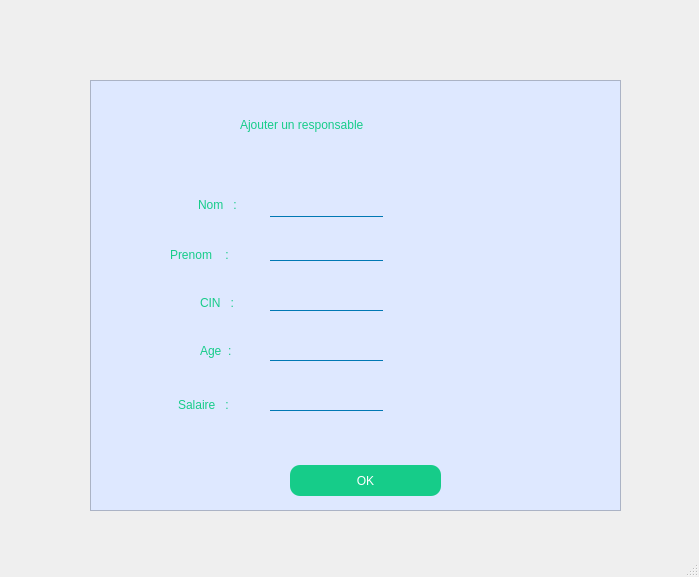
<?xml version="1.0" encoding="UTF-8"?>
<ui version="4.0">
 <class>Responsable</class>
 <widget class="QMainWindow" name="Responsable">
  <property name="geometry">
   <rect>
    <x>0</x>
    <y>0</y>
    <width>699</width>
    <height>577</height>
   </rect>
  </property>
  <property name="windowTitle">
   <string>MainWindow</string>
  </property>
  <property name="styleSheet">
   <string notr="true">QLineEdit {
background: transparent;
	border : none;
	color:rgb(22, 204, 137);
	border-bottom: 1px solid  rgb(0, 120, 180);
font: 11pt &quot;Century Gothic&quot;;
}
QLabel{
color:rgb(22, 204, 137);
font: 12pt &quot;Century Gothic&quot;;
}</string>
  </property>
  <widget class="QWidget" name="centralwidget">
   <widget class="QFrame" name="frame">
    <property name="geometry">
     <rect>
      <x>90</x>
      <y>80</y>
      <width>531</width>
      <height>431</height>
     </rect>
    </property>
    <property name="styleSheet">
     <string notr="true">background-color: rgb(222, 232, 255);</string>
    </property>
    <property name="frameShape">
     <enum>QFrame::StyledPanel</enum>
    </property>
    <property name="frameShadow">
     <enum>QFrame::Raised</enum>
    </property>
    <widget class="QPushButton" name="pushButton">
     <property name="geometry">
      <rect>
       <x>200</x>
       <y>385</y>
       <width>151</width>
       <height>31</height>
      </rect>
     </property>
     <property name="styleSheet">
      <string notr="true">font: 13pt &quot;Century Gothic&quot;;
color:white;
background-color: rgb(22, 204, 137);
;
border-radius:10px;
	</string>
     </property>
     <property name="text">
      <string>OK</string>
     </property>
    </widget>
    <widget class="QLabel" name="label_7">
     <property name="geometry">
      <rect>
       <x>150</x>
       <y>35</y>
       <width>231</width>
       <height>20</height>
      </rect>
     </property>
     <property name="styleSheet">
      <string notr="true">font: 14pt &quot;Century Schoolbook&quot;;</string>
     </property>
     <property name="text">
      <string>Ajouter un responsable </string>
     </property>
    </widget>
    <widget class="QLabel" name="label_4">
     <property name="geometry">
      <rect>
       <x>110</x>
       <y>261</y>
       <width>49</width>
       <height>20</height>
      </rect>
     </property>
     <property name="text">
      <string>Age  : </string>
     </property>
    </widget>
    <widget class="QLabel" name="label_2">
     <property name="geometry">
      <rect>
       <x>80</x>
       <y>165</y>
       <width>81</width>
       <height>20</height>
      </rect>
     </property>
     <property name="text">
      <string>Prenom    : </string>
     </property>
    </widget>
    <widget class="QLabel" name="label">
     <property name="geometry">
      <rect>
       <x>108</x>
       <y>115</y>
       <width>61</width>
       <height>20</height>
      </rect>
     </property>
     <property name="text">
      <string>Nom   :</string>
     </property>
    </widget>
    <widget class="QLineEdit" name="lineEdit_3">
     <property name="geometry">
      <rect>
       <x>180</x>
       <y>160</y>
       <width>113</width>
       <height>21</height>
      </rect>
     </property>
    </widget>
    <widget class="QLabel" name="label_6">
     <property name="geometry">
      <rect>
       <x>320</x>
       <y>115</y>
       <width>49</width>
       <height>21</height>
      </rect>
     </property>
     <property name="text">
      <string/>
     </property>
    </widget>
    <widget class="QLabel" name="label_8">
     <property name="geometry">
      <rect>
       <x>320</x>
       <y>165</y>
       <width>49</width>
       <height>16</height>
      </rect>
     </property>
     <property name="text">
      <string/>
     </property>
    </widget>
    <widget class="QLineEdit" name="lineEdit_2">
     <property name="geometry">
      <rect>
       <x>180</x>
       <y>115</y>
       <width>113</width>
       <height>22</height>
      </rect>
     </property>
    </widget>
    <widget class="QLabel" name="label_5">
     <property name="geometry">
      <rect>
       <x>88</x>
       <y>315</y>
       <width>71</width>
       <height>20</height>
      </rect>
     </property>
     <property name="text">
      <string>Salaire   :</string>
     </property>
    </widget>
    <widget class="QLabel" name="label_3">
     <property name="geometry">
      <rect>
       <x>110</x>
       <y>215</y>
       <width>49</width>
       <height>16</height>
      </rect>
     </property>
     <property name="text">
      <string>CIN   : </string>
     </property>
    </widget>
    <widget class="QLineEdit" name="lineEdit_4">
     <property name="geometry">
      <rect>
       <x>180</x>
       <y>210</y>
       <width>113</width>
       <height>21</height>
      </rect>
     </property>
    </widget>
    <widget class="QLineEdit" name="lineEdit_5">
     <property name="geometry">
      <rect>
       <x>180</x>
       <y>260</y>
       <width>113</width>
       <height>21</height>
      </rect>
     </property>
    </widget>
    <widget class="QLineEdit" name="lineEdit_6">
     <property name="geometry">
      <rect>
       <x>180</x>
       <y>310</y>
       <width>113</width>
       <height>21</height>
      </rect>
     </property>
    </widget>
    <widget class="QLabel" name="label_10">
     <property name="geometry">
      <rect>
       <x>320</x>
       <y>265</y>
       <width>49</width>
       <height>16</height>
      </rect>
     </property>
     <property name="text">
      <string/>
     </property>
    </widget>
    <widget class="QLabel" name="label_9">
     <property name="geometry">
      <rect>
       <x>320</x>
       <y>215</y>
       <width>49</width>
       <height>16</height>
      </rect>
     </property>
     <property name="text">
      <string/>
     </property>
    </widget>
    <widget class="QLabel" name="label_11">
     <property name="geometry">
      <rect>
       <x>320</x>
       <y>320</y>
       <width>49</width>
       <height>16</height>
      </rect>
     </property>
     <property name="text">
      <string/>
     </property>
    </widget>
    <widget class="QLabel" name="label_12">
     <property name="geometry">
      <rect>
       <x>368</x>
       <y>140</y>
       <width>161</width>
       <height>161</height>
      </rect>
     </property>
     <property name="text">
      <string/>
     </property>
     <property name="pixmap">
      <pixmap>images/responsable-avatar.jpg</pixmap>
     </property>
     <property name="scaledContents">
      <bool>true</bool>
     </property>
    </widget>
   </widget>
   <widget class="QLabel" name="label_13">
    <property name="geometry">
     <rect>
      <x>0</x>
      <y>0</y>
      <width>691</width>
      <height>551</height>
     </rect>
    </property>
    <property name="text">
     <string/>
    </property>
    <property name="pixmap">
     <pixmap>images/reponsable.png</pixmap>
    </property>
    <property name="scaledContents">
     <bool>true</bool>
    </property>
   </widget>
   <zorder>label_13</zorder>
   <zorder>frame</zorder>
  </widget>
  <widget class="QMenuBar" name="menubar">
   <property name="geometry">
    <rect>
     <x>0</x>
     <y>0</y>
     <width>699</width>
     <height>22</height>
    </rect>
   </property>
  </widget>
  <widget class="QStatusBar" name="statusbar"/>
 </widget>
 <resources/>
 <connections/>
</ui>
